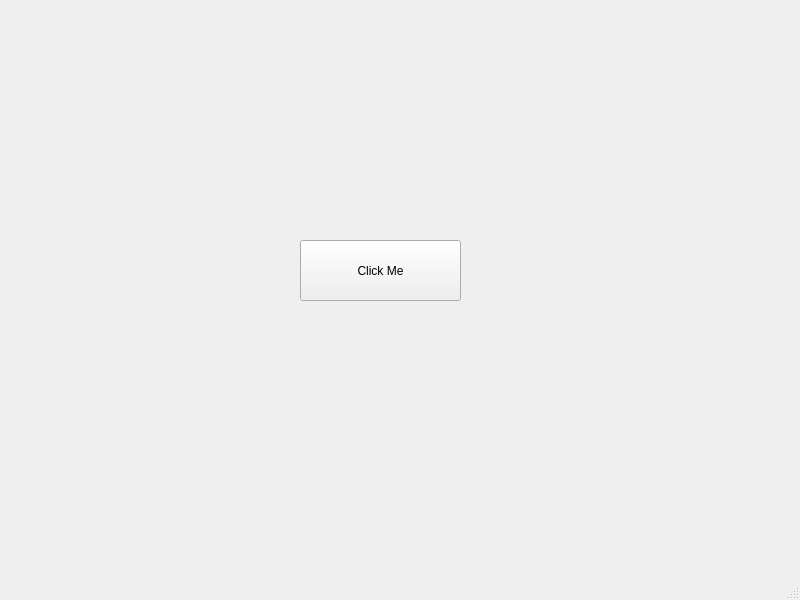
<?xml version="1.0" encoding="UTF-8"?>
<ui version="4.0">
 <class>MainWindow</class>
 <widget class="QMainWindow" name="MainWindow">
  <property name="geometry">
   <rect>
    <x>0</x>
    <y>0</y>
    <width>800</width>
    <height>600</height>
   </rect>
  </property>
  <property name="windowTitle">
   <string>MainWindow</string>
  </property>
  <widget class="QWidget" name="centralwidget">
   <widget class="QPushButton" name="btnGreeting">
    <property name="geometry">
     <rect>
      <x>300</x>
      <y>240</y>
      <width>161</width>
      <height>61</height>
     </rect>
    </property>
    <property name="text">
     <string>Click Me</string>
    </property>
   </widget>
  </widget>
  <widget class="QMenuBar" name="menubar">
   <property name="geometry">
    <rect>
     <x>0</x>
     <y>0</y>
     <width>800</width>
     <height>22</height>
    </rect>
   </property>
  </widget>
  <widget class="QStatusBar" name="statusbar"/>
 </widget>
 <resources/>
 <connections/>
</ui>
